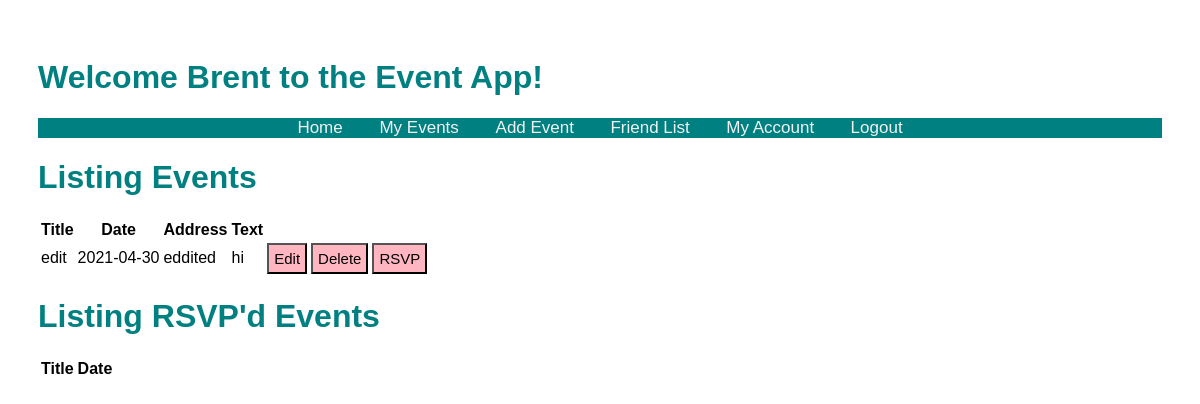
The page /events (signed in) on the database its author committed.
### models.py (models this page shows, shortened)
class Event(db.Model):
    id = db.Column("id", db.Integer, primary_key=True)
    title = db.Column("title", db.String(200))
    text = db.Column("text", db.String(100))
    date = db.Column("date", db.String(50))
    address = db.Column("address", db.String(50))
    user_id= db.Column(db.Integer, db.ForeignKey("user.id"), nullable=False)
    comments = db.relationship("Comment", backref="event", cascade="all, delete-orphan", lazy=True)

### main.py (the view)
@app.route('/events')
def get_events():
    if session.get('user'):
        my_events = db.session.query(Event).filter_by(user_id=session['user_id']).all()
        event_rsvps = db.session.query(RSVP).filter_by(user_id=session['user_id']).all()
        print(event_rsvps)
        return render_template('events.html', notes=my_events, user=session['user'],rsvps=event_rsvps )
    else:
        return redirect(url_for('login'))

### templates/events.html (shortened to what this page needs)
<!DOCTYPE html>
<html lang="en">
    <head>
        <link rel="stylesheet" href="{{ url_for('static', filename='main.css') }}">
    </head>
    <body>
     <h1>Welcome {{user}} to the Event App!</h1>
    <nav>
        <div class="topnav">
            <a href="{{ url_for('home')}}"> Home </a>
            <a href="/events"> My Events </a>
            <a href="{{url_for('new_event')}}"> Add Event</a>
            <a href="{{url_for('get_friends')}}"> Friend List</a>
            <a href="{{url_for('get_account')}}"> My Account</a>
            <a href="{{ url_for('logout')}}">Logout</a>
        </div>
        </nav>
        <h1 class="eventlist">Listing Events</h1>
        <table>
            <tr>
                <th>Title</th>
                <th>Date</th>
                <th>Address</th>
                <th>Text</th>
            </tr>
            {% for event in notes %}
            <tr>
                <td>{{event.title}}</td>
                <td>{{ event.date }}</td>
                <td>{{ event.address }}</td>
                <td>{{ event.text }}</td>
                <td>
                    <form action = "{{ url_for('update_event', event_id= event.id) }}">
                        <input type="submit" value="Edit">
                    </form>
                <td>
                    <form action = "{{ url_for('delete_event', event_id=event.id) }}" method="post">
                        <input type="submit" value="Delete">
                    </form>
                <td>
                    <form action = "{{ url_for('get_event', event_id= event.id) }}">
                        <input type="submit" value="RSVP">
                    </form>
                </td>
            </tr>
            {% endfor %}
        </table>
    <h1 class="eventlist">Listing RSVP'd Events </h1>
    <table>
            <tr>
                <th>Title</th>
                <th>Date</th>
            </tr>
        </table>
    </body>
</html>

### static/main.css (style rules this page uses)
body { padding: 30px 30px; font-family: Arial, Helvetica, sans-serif; }
h1 { color: teal; }
.topnav { overflow: hidden; background-color: teal; text-align: center; }
.topnav a { color: #f2f2f2; padding: 14px 16px; text-decoration: none; font-size: 17px; }
input[type='submit'] { background-color: lightpink; color: black; font-size: 15px; padding:5px; font-family: Palatino Linotype, sans-serif; }

### rows shown on the page
Event: title "edit", date "2021-04-30", address "eddited", text "hi"

### other values the page prints
{{ user }} "Brent"
